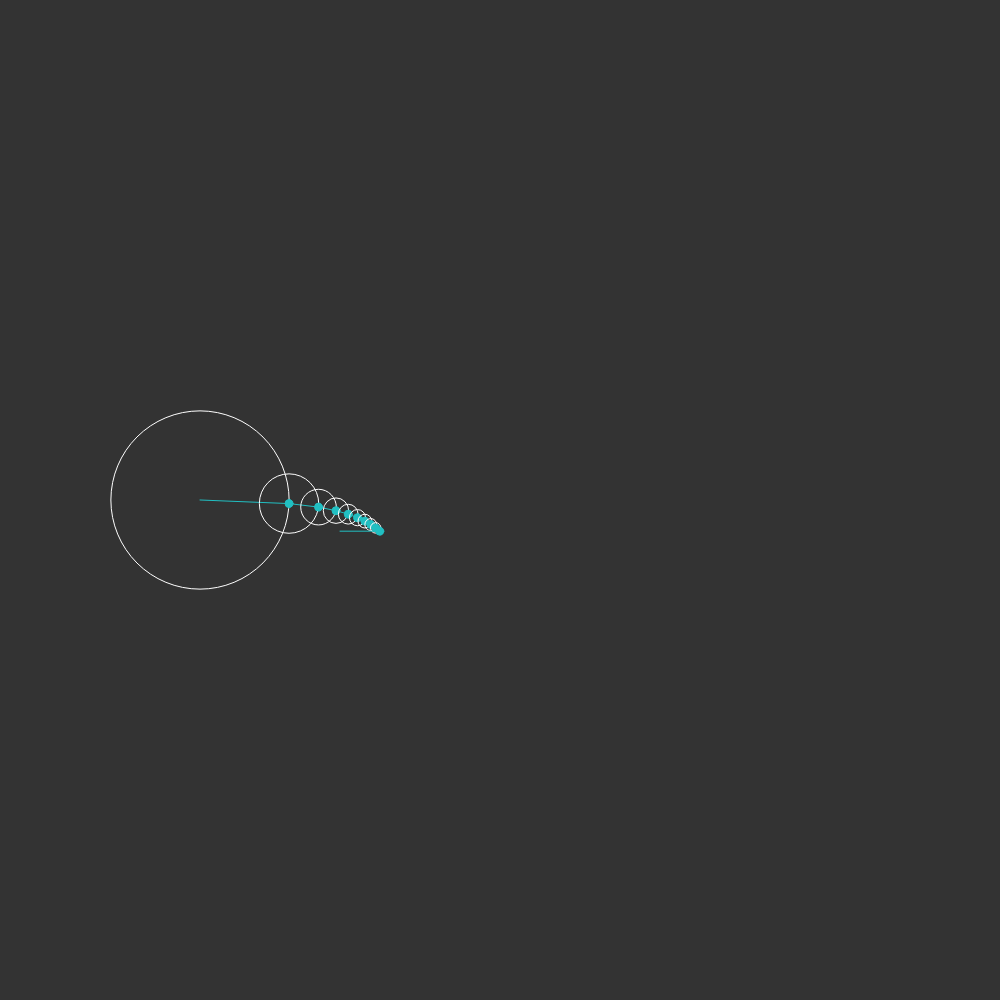
Frame 1 (no input)
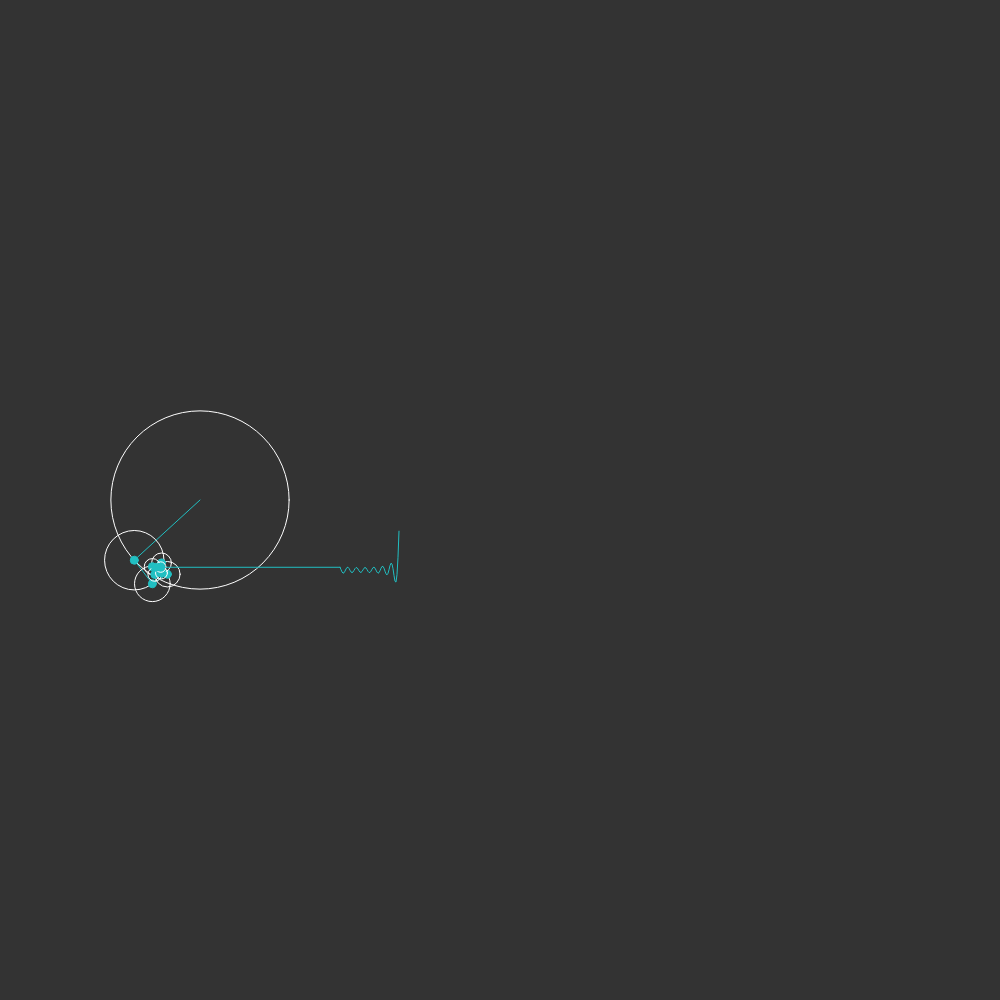
Frame 60 (no input)
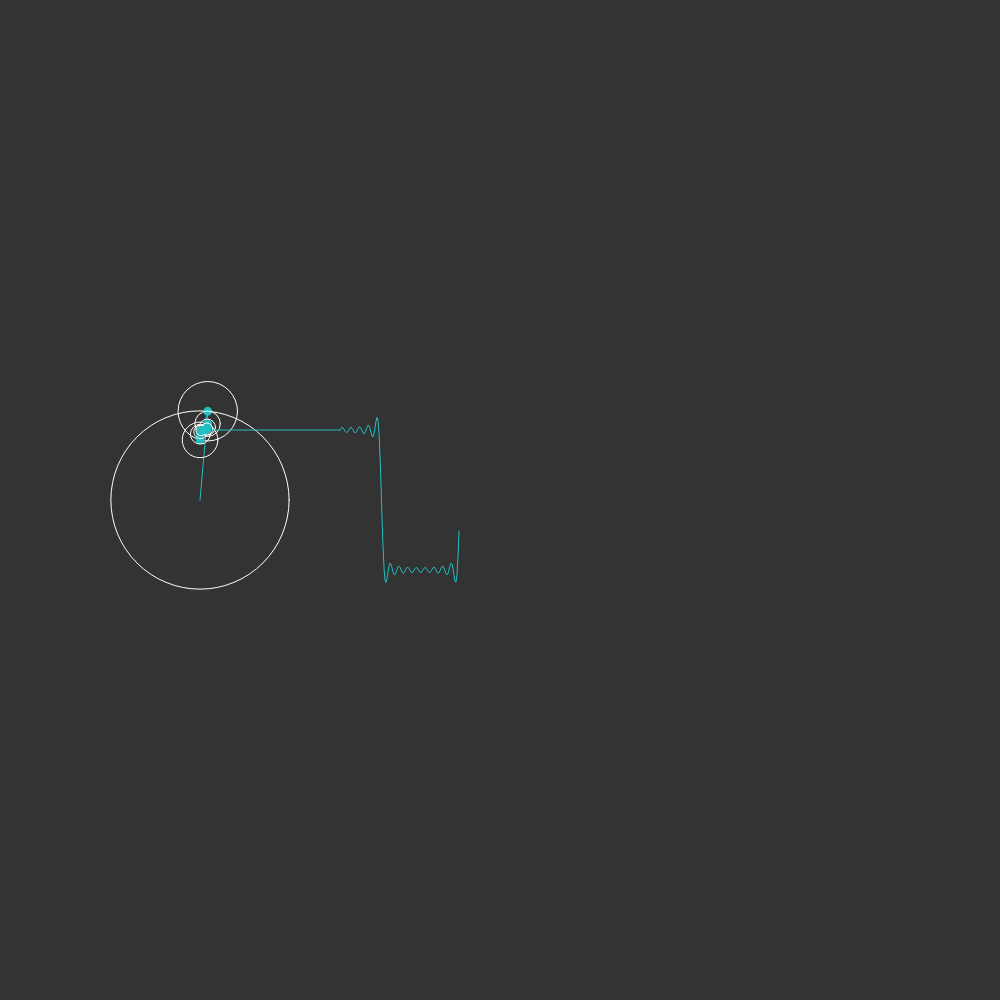
Frame 120 (the mouse pressed at the canvas centre since frame 60)

The p5.js sketch that drew these frames (run headless with seeded random() and noise() and a simulated clock; from frame 60 on, the mouse is pressed at the canvas centre):

// p5.js sketch
// ── sketch.js
// const el = new Fourier(0.04, 90, '#FAB795', 4)
// const el2 = new Fourier(0.04, 40, '#6C6F93', 3)
const el3 = new Fourier(0.04, 70, '#21BFC2', 9)
function setup() {
    createCanvas(window.innerHeight, window.innerHeight)
    frameRate(60)
}

function draw() {
    // Grey background
    background('#333333')

    // Translate to the center
    translate(200, width/2)
    // el.show()
    // el2.show()
    el3.show()
}
// ── Fourier.js
class Fourier{
    constructor(increment, radius, color, n){
        this.baseRadius = radius
        this.radius = radius
        this.speed = increment
        this.time = 0
        this.wave = []
        this.color = color
        this.x = 0
        this.y = 0
        this.n = n
        this.prevX
        this.prevY
        this.waveDistance = radius * 2
    }

    update(n){
        this.radius = this.baseRadius * (4 / (n * Math.PI))
        

        this.prevX = this.x
        this.prevY = this.y

        this.x += this.radius * cos( n * this.time )
        this.y += this.radius * sin( n * this.time )

        if (this.wave.length > 600) {
            this.wave.pop()
        }
    }

    show(){
        this.x = 0
        this.y = 0
        this.time += this.speed
        for (let i = 0; i < this.n; i++) {
            this.update(i * 2 + 1)

            // Outter circle
            noFill()
            stroke('#FFF')
            ellipse(this.prevX, this.prevY, this.radius * 2)

            // Inside circle
            fill(this.color)
            stroke(this.color)
            line(this.prevX, this.prevY, this.x, this.y)
            ellipse(this.x, this.y, 8)

        }

        this.wave.unshift({
            x: this.x,
            y: this.y
        })

        line(this.x, this.y, this.waveDistance, this.wave[0].y)
        
        translate(this.waveDistance, 0)
        beginShape()
        noFill()
        for (let index = 0; index < this.wave.length; index++) {
            vertex(index, this.wave[index].y)
        }
        endShape()
        translate(-this.waveDistance, 0)
    }
}
